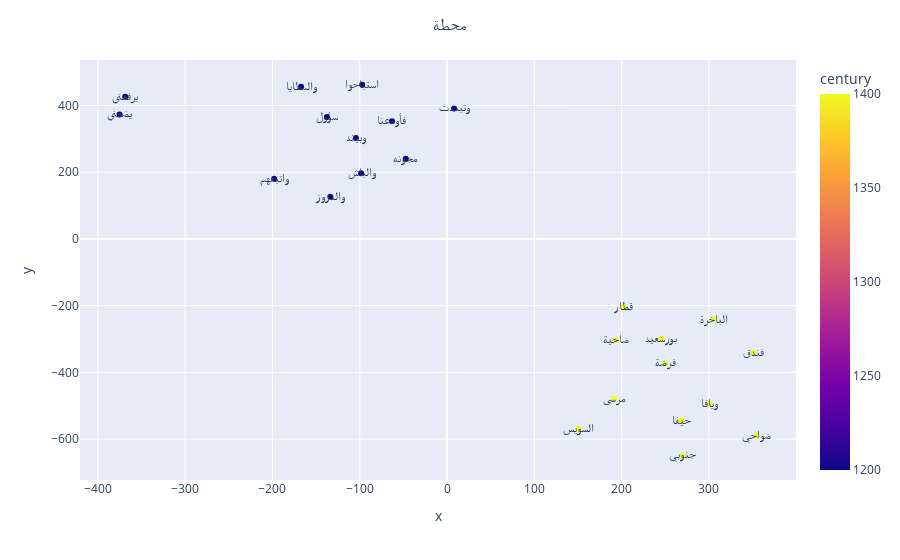

Notebook source saved alongside this figure:
### Code cell
import numpy as np
import pandas as pd
from sklearn.manifold import TSNE

N = 12
word = "محطة"

def most_similar_embeddings(model, word):
    results = model.wv.most_similar(word, topn=N)
    vocab = [r[0] for r in results]
    embeddings = model.wv[vocab]
    return vocab, np.array(embeddings)

vocab_1200AH, emb_1200AH = most_similar_embeddings(model_1200AH, word)
vocab_1400AH, emb_1400AH = most_similar_embeddings(model_1400AH, word)

all_vocab = vocab_1200AH + vocab_1400AH
all_embeddings = np.concatenate((emb_1200AH, emb_1400AH))
centuries = [1200] * N + [1400] * N

tsne_result = TSNE(n_components=2, perplexity=5, n_iter=2500).fit_transform(all_embeddings)

# Build a dataframe for visualizations
data = []

for index, word in enumerate(all_vocab):
    x, y = tsne_result[index, :]
    row = {"word": word, "x": x, "y": y, "century": centuries[index]}
    data.append(row)

df = pd.DataFrame(data)
fig = px.scatter(df, x='x', y='y', color='century', text='word')
# Add a title and center  it
fig.update_layout(title_text="محطة",)
fig.update(layout=dict(title=dict(x=0.5)))
fig.show()

### Figure 1 — Plotly figure (JSON) as saved in the notebook; plotly's stock layout.template omitted (floating-point values rounded to 4 significant figures)
{"data": [{"hovertemplate": "x=%{x}<br>y=%{y}<br>word=%{text}<br>century=%{marker.color}<extra></extra>", "legendgroup": "", "marker": {"color": [1200, 1200, 1200, 1200, 1200, 1200, 1200, 1200, 1200, 1200, 1200, 1200, 1400, 1400, 1400, 1400, 1400, 1400, 1400, 1400, 1400, 1400, 1400, 1400], "coloraxis": "coloraxis", "symbol": "circle"}, "mode": "markers+text", "name": "", "showlegend": false, "text": ["واتبعهم", "وتبددت", "يرفعني", "والباش", "يضعني", "سؤول", "فأودعنا", "وبيند", "والدروز", "مجونه", "استباحوا", "والمطايا", "السويس", "حيفا", "قطار", "جنوبي", "ضاحية", "ضواحي", "فرضة", "فندق", "مرسى", "بورسعيد", "الباخرة", "ويافا"], "type": "scatter", "x": [-198.1, 8.015, -368.7, -98.49, -375.2, -137.7, -63.07, -104.4, -133.7, -47.3, -97.22, -167.2, 150.5, 268.3, 202.3, 270.0, 193.6, 354.5, 249.7, 350.9, 191.3, 245.6, 305.3, 300.2], "xaxis": "x", "y": [180.6, 391.2, 426.2, 196.6, 373.3, 365.7, 352.6, 302.5, 126.2, 240.5, 462.3, 456.2, -569.2, -544.6, -203.3, -648.6, -303.4, -590.0, -373.3, -341.1, -479.5, -299.5, -241.7, -494.3], "yaxis": "y"}], "layout": {"coloraxis": {"colorbar": {"title": {"text": "century"}}, "colorscale": [[0, "#0d0887"], [0.1111, "#46039f"], [0.2222, "#7201a8"], [0.3333, "#9c179e"], [0.4444, "#bd3786"], [0.5556, "#d8576b"], [0.6667, "#ed7953"], [0.7778, "#fb9f3a"], [0.8889, "#fdca26"], [1, "#f0f921"]]}, "legend": {"tracegroupgap": 0}, "margin": {"t": 60}, "title": {"text": "محطة", "x": 0.5}, "xaxis": {"anchor": "y", "domain": [0, 1], "title": {"text": "x"}}, "yaxis": {"anchor": "x", "domain": [0, 1], "title": {"text": "y"}}}}
